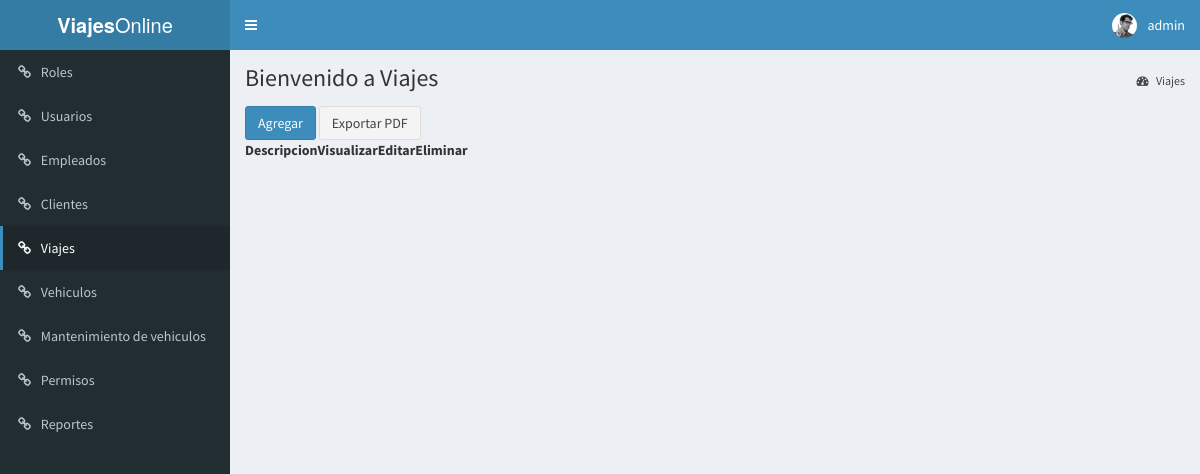
The page /index.php?page=viajes (signed in) on the database as committed earlier.
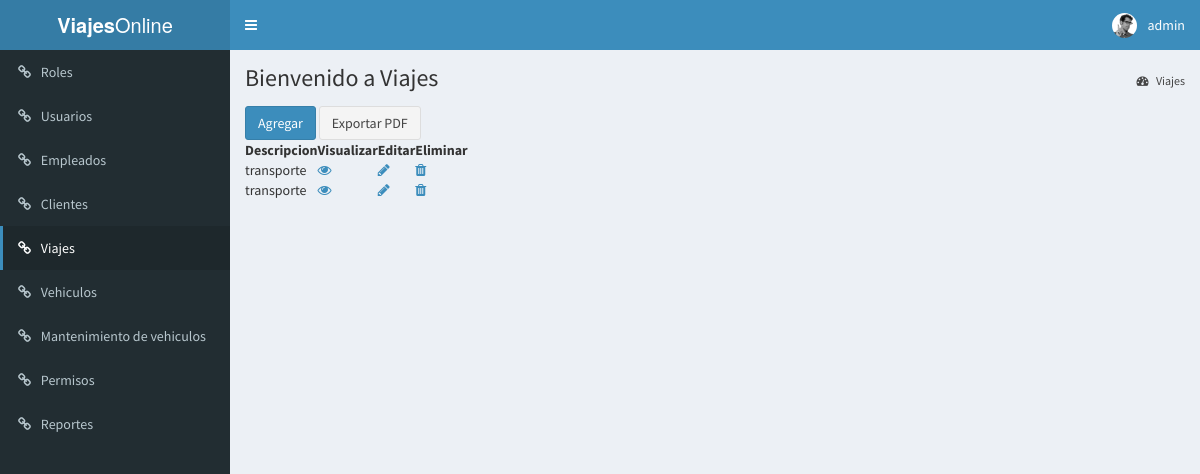
The same page on the database as committed later.
### tables this page shows
create table Viaje(
    id INT NOT NULL AUTO_INCREMENT primary key,
    descripcion varchar(225),
    origen varchar(100),
    destino varchar(100),
    fecha_inicio date,
    fecha_fin date,
    tiempo_estimado varchar(50),
    tiempo_real varchar(50),
    combustible_estimado int,
    combustible_real int,
    kilometro_estimado int,
    kilometro_real int,
    estado varchar(50) default 'activo',
    id_cliente int,
    id_vehiculo int,
    id_vehiculoAcoplado int,
    id_chofer int,
    id_chofer2 int,
    foreign key(id_cliente) references Cliente(id),
    foreign key(id_vehiculo) references Vehiculo(id),
    foreign key(id_chofer) references Empleado(id),
    foreign key(id_chofer2) references Empleado(id)
);

### middleware/requiereLogin.php (called while the page is built, shortened)
<?php
if ( !isset( $_SESSION['authenticate'] ) || $_SESSION['authenticate'] !== true ){
    header('Location: login.php');
    exit;
}else {
    $autorize = true;
}

### Helper.php (called while the page is built, shortened)
<?php
abstract class Helper
{
    static public function isPage($pageName)
    {
        if( isset($_GET['page']) && $_GET['page'] === $pageName )
            return true;
        return false;
    }
}

### models/DataBase.php (called while the page is built, shortened)
<?php
class DataBase
{
    private $_db;
    private static $instancia;
    public static function getInstance()
    {
        if (  !self::$instancia instanceof self) {
            self::$instancia = new self;
        }
        return self::$instancia;
    }
    public function query($query)
    {
        $type = explode(" ", trim($query) );
        switch ( strtolower($type[0]) ){
            case 'select':
                return $this->_select($query);
                break;
        }
    }
    private function _select($query)
    {
        $res = $this->_execQuery($query);
        $rows = [];
        while( $reg = $res->fetch_object() ) {
            $rows[] = $reg;
        }
        return $rows;
    }
    private function _execQuery($query)
    {
        $res = $this->_db->query($query);
        return $res;
    }
    private function _connect()
    {
        $this->_db = mysqli_connect( self::DB_HOST, self::DB_USER, self::DB_PASSWORD, self::DB_NAME );
    	$this->_db->set_charset('utf8');
    }
}

### models/Viaje_model.php (called while the page is built, shortened)
<?php
require_once 'DataBase.php';
class Viaje_model implements ModelInterface
{
	private $_db;
	public function __construct(){
		$this->_db = DataBase::getInstance();
	}
	public function getAll()
	{
        $query = "SELECT v.id,descripcion,origen,destino,fecha_inicio,tiempo_estimado,combustible_estimado,kilometro_estimado,id_cliente,id_vehiculo,id_vehiculoAcoplado,v.id_chofer,v.id_chofer2, c.nombre as nombre_cliente, c.apellido as apellido_cliente,e.nombre as nombre_chofer,e.apellido as apellido_chofer,e2.nombre as nombre_chofer2,e2.apellido as apellido_chofer2, vh.patente, vh2.patente as patente_acoplado, lv.razon, lv.fecha as fecha_log, lv.latitud,lv.longitud,lv.detalle as detalle_log,lv.combustible as
            combustible_log,lv.kilometros, lv.precio, v.estado
                FROM Viaje v
        		JOIN Cliente c ON c.id = v.id_cliente
        		JOIN Empleado e ON e.id = v.id_chofer
        		LEFT JOIN Empleado e2 ON e2.id = v.id_chofer2
        		JOIN Vehiculo vh ON vh.id = v.id_vehiculo
        		LEFT JOIN Vehiculo vh2 ON vh2.id = v.id_vehiculoAcoplado
                LEFT JOIN LogViaje lv ON v.id = lv.id;";
		$rows = $this->_db->query($query);
		return $rows;
	}
}

### View/Viajes_view.php (the view, shortened to what this page needs)
<?php
$viaje = new Viaje_model();
?>
<div class="content-wrapper">
    <section class="content-header">
        <h1> Bienvenido a Viajes </h1>
        <ol class="breadcrumb">
            <li><a href="#"><i class="fa fa-dashboard"></i> Viajes</a></li>
        </ol>
    </section>
    <section class="content container-fluid">
        <button type="button" class="btn btn-primary" data-toggle="modal" data-target="#modalViaje">Agregar</button>
        <a href="libs/viajes_pdf.php" class="btn btn-default">Exportar PDF</a>
        <table id="tablaViajes">
            <thead>
                <tr>
                    <th>Descripcion</th>
                    <th>Visualizar</th>
                    <th>Editar</th>
                    <th>Eliminar</th>
                </tr>
            </thead>
            <?php
            $datos = $viaje->getAll();
            ?>
            <tbody>
                <?php if ( !empty($datos) ) { ?>
                    <?php foreach($datos as $dato): ?>
                    <tr>
                        <td><?php echo $dato->descripcion; ?></td>
                        <td>
                            <a class="btn-modal-visualizar-viaje" href="#" data-toggle="modal"
                                data-target="#modalVisualizar"
                                data-id="<?php echo $dato->id; ?>"
                                data-descripcion="<?php echo $dato->descripcion; ?>"
                                data-origen="<?php echo $dato->origen ; ?>"
                                data-destino="<?php echo $dato->destino ; ?>"
                                data-fecha_inicio="<?php echo $dato->fecha_inicio ; ?>"
                                data-tiempo_estimado="<?php echo $dato->tiempo_estimado ; ?>"
                                data-combustible_estimado="<?php echo $dato->combustible_estimado ; ?>"
                                data-kilometro_estimado="<?php echo $dato->kilometro_estimado ; ?>"
                                data-nombre_cliente="<?php echo $dato->nombre_cliente ; ?>"
                                data-apellido_cliente="<?php echo $dato->apellido_cliente ; ?>"
                                data-nombre_chofer="<?php echo $dato->nombre_chofer ; ?>"
                                data-apellido_chofer="<?php echo $dato->apellido_chofer ; ?>"
                                data-nombre_chofer2="<?php echo $dato->nombre_chofer2 ; ?>"
                                data-apellido_chofer2="<?php echo $dato->apellido_chofer2 ; ?>"
                                data-patente="<?php echo $dato->patente ; ?>"
                                data-patente_acoplado="<?php echo $dato->patente_acoplado; ?>">
                                <i class="fa fa-eye" aria-hidden="true"></i></a>
                        </td>
                        <td>
                            <a class="btn-modal-edit-viaje" href="#" data-toggle="modal"
                                data-target="#modalEdit"
                                data-id="<?php echo $dato->id; ?>"
                                data-descripcion="<?php echo $dato->descripcion; ?>"
                                data-origen="<?php echo $dato->origen ; ?>"
                                data-destino="<?php echo $dato->destino ; ?>"
                                data-fecha_inicio="<?php echo $dato->fecha_inicio ; ?>"
                                data-tiempo_estimado="<?php echo $dato->tiempo_estimado ; ?>"
                                data-combustible_estimado="<?php echo $dato->combustible_estimado ; ?>"
                                data-kilometro_estimado="<?php echo $dato->kilometro_estimado ; ?>"
                                data-id_cliente="<?php echo $dato->id_cliente ; ?>"
                                data-id_chofer="<?php echo $dato->id_chofer ; ?>"
                                data-id_chofer2="<?php echo $dato->id_chofer2 ; ?>"
                                data-nombre_chofer2="<?php echo $dato->nombre_chofer2 ; ?>"
                                data-apellido_chofer2="<?php echo $dato->apellido_chofer2 ; ?>"
                                data-id_vehiculo="<?php echo $dato->id_vehiculo ; ?>"
                                data-id_vehiculo_acoplado="<?php echo $dato->id_vehiculoAcoplado ; ?>">
                                <i class="fa fa-pencil" aria-hidden="true"></i></a>
                        </td>
                        <td>
                            <a class="btn-modal-delete-viaje" href="#" data-toggle="modal"
                                data-target="#modalDelete"
                                data-id="<?php echo $dato->id; ?>">
                                <i class="fa fa-trash" aria-hidden="true"></i></a>
                        </td>
                    </tr>
                    <?php endforeach; ?>
                <?php } ?>
            </tbody>
        </table>
    </section>
</div>

### index.php (shortened to what this page needs)
<?php
require_once "Helper.php";
require_once 'middleware/requiereLogin.php';
if(isset($_GET['page']) && !empty($_GET['page']))
{
    require_once "templates/head.php";
    require_once "templates/header.php";
    require_once "templates/menu.php";
    switch ($_GET['page']) {
        case 'viajes':
            require_once "models/Viaje_model.php";
            require_once 'View/Viajes_view.php';
            break;
    }
}
require_once "templates/footer.php";

### templates/head.php (shortened to what this page needs)
<!DOCTYPE html>
<html>
<head>
  <link rel="stylesheet" href="public/css/bootstrap.min.css">
  <link rel="stylesheet" href="public/font-awesome/css/font-awesome.min.css">
  <link rel="stylesheet" href="public/css/AdminLTE.min.css">
  <link rel="stylesheet" href="public/css/skin-blue.min.css">
  <link rel="stylesheet" href="public/css/jquery.dataTables.min.css">
</head>
<body class="hold-transition <?php echo (isset($autorize) && $autorize === true) ? 'skin-blue' : ''; ?> login-page">
    <div class="wrapper">

### templates/header.php (shortened to what this page needs)
<header class="main-header">
  <a href="#" class="logo">
    <span class="logo-lg"><b>Viajes</b>Online</span>
  </a>
  <nav class="navbar navbar-static-top" role="navigation">
    <a href="#" class="sidebar-toggle" data-toggle="push-menu" role="button">
    </a>
    <div class="navbar-custom-menu">
      <ul class="nav navbar-nav">
        <li class="dropdown user user-menu">
          <a href="#" class="dropdown-toggle" data-toggle="dropdown">
            <img src="public/img/user2-160x160.jpg" class="user-image" alt="User Image">
            <span class="hidden-xs"><?php echo $_SESSION['usuario']; ?></span>
          </a>
        </li>
      </ul>
    </div>
  </nav>
</header>

### templates/menu.php
<aside class="main-sidebar">
  <section class="sidebar">
    <ul class="sidebar-menu" data-widget="tree">
      <li <?php echo ( Helper::isPage('roles') ) ? 'class="active"' : '' ?> ><a href="index.php?page=roles"><i class="fa fa-link"></i> <span>Roles</span></a></li>
      <li <?php echo ( Helper::isPage('usuario') ) ? 'class="active"' : '' ?>><a href="index.php?page=usuario"><i class="fa fa-link"></i> <span>Usuarios</span></a></li>
      <li><a href="index.php?page=empleado"><i class="fa fa-link"></i> <span>Empleados</span></a></li>
      <li <?php echo ( Helper::isPage('clientes') ) ? 'class="active"' : '' ?>><a href="index.php?page=clientes"><i class="fa fa-link"></i> <span>Clientes</span></a></li>
      <li <?php echo ( Helper::isPage('viajes') ) ? 'class="active"' : '' ?>><a href="index.php?page=viajes"><i class="fa fa-link"></i> <span>Viajes</span></a></li>
      <li <?php echo ( Helper::isPage('vehiculos') ) ? 'class="active"' : '' ?>><a href="index.php?page=vehiculos"><i class="fa fa-link"></i> <span>Vehiculos</span></a></li>
      <li <?php echo ( Helper::isPage('mantenimiento') ) ? 'class="active"' : '' ?>><a href="index.php?page=mantenimiento"><i class="fa fa-link"></i> <span>Mantenimiento de vehiculos</span></a></li>
      <li <?php echo ( Helper::isPage('permisos') ) ? 'class="active"' : '' ?>><a href="index.php?page=permisos"><i class="fa fa-link"></i> <span>Permisos</span></a></li>
      <li <?php echo ( Helper::isPage('reportes') ) ? 'class="active"' : '' ?>><a href="index.php?page=reportes"><i class="fa fa-link"></i> <span>Reportes</span></a></li>
    </ul>
  </section>
</aside>

### templates/footer.php (shortened to what this page needs)
</div>
</body>
</html>

Rows that differ between the two databases and show on the page:
added viaje: descripcion "transporte"
added viaje: descripcion "transporte"
